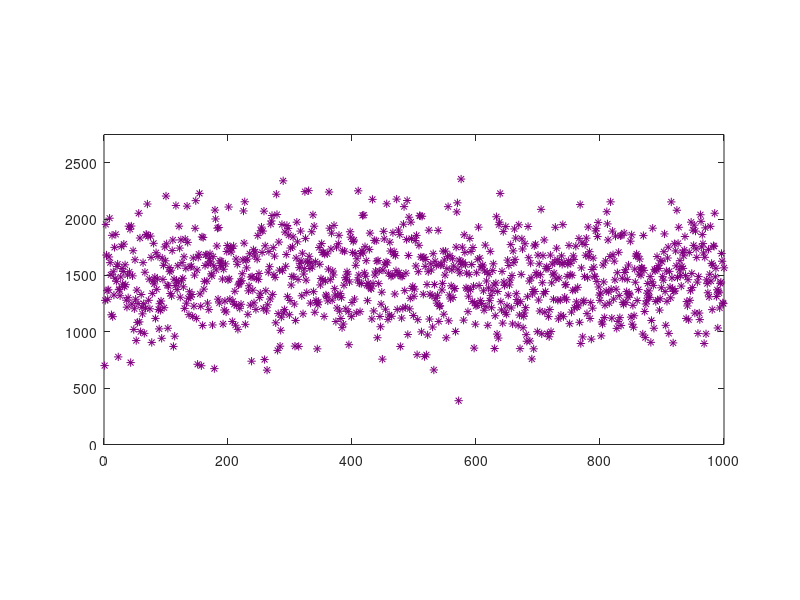

Write the MATLAB code that produced this figure. (Note: this script raises an error after producing the figure.)
clear;
rng(1);
data = random('Normal',1500,300,1,1000);
%data = 300*norminv(rand(1,1000)) + 1500;
%data = max(0,300*norminv(rand(1,1000)) + 1000);

color = [0.5,0,0.5];
figure('Name','Data Set')
plot(data,'*', 'Color',color);
a = axis();
a(3) = 0;
a(4) = a(4)*1.1;
axis(a);
pbaspect([2 1 1])


%%
% -------------------------------------------------------------------
figure('Name','Histogram')
h = histogram(data);
h.FaceColor = color;
h.FaceAlpha = 0.15;
grid on
pbaspect([2 1 1])


%%
% -------------------------------------------------------------------
% Generating a Cumulative Relative Frequency Plot with 
% Matlab's histcounts function.
figure('Name','Cumulative Relative Frequency Plot')
xMin = 300;
xMax = 2700;
[cc,xe] = histcounts(data, xMin:0.01:xMax, 'Normalization','cumcount');
xe = xe(1:length(xe)-1);
% plot(xe,cc,'b--','Linewidth',0.2)

plot(xe,cc,'.','Color',color)
axis([xMin, xMax, 0, max(cc)*1.1]);
grid on
pbaspect([2 1 1])

% Uncomment the following code, if you like to zoom into the graph to
% find the exact x-values of the data set (where the jumps occur).
%
% hold on
% ds = sort(data);
% plot(ds,1:length(ds), '.','MarkerSize',15,'Color',color);


%%
% -------------------------------------------------------------------
figure('Name','Quantiles')
% quantile function (as defined in the lecture)
x = sort(data);
n = length(x);
d = 1/n;

hold on
for i=1:n;
    plot1 = plot([(i-1)*d,i*d],[x(i),x(i)],'Color',color);
end
for i=1:n-1;
    plot([i*d],[(x(i)+x(i+1))/2],'.', 'Color',color,'MarkerSize', 5);
end
plot([0],[x(1)],'.', 'Color',color,'MarkerSize', 5);
plot([1],[x(n)],'.', 'Color',color,'MarkerSize', 5);

grid on
pbaspect([2 1 1])

% -------------------------------------------------------------------
% Matlab's quantile function uses linear interpolation
%
% x = 0:0.001:1;
% q = quantile(data,x);
% plot(x,q,'r--');
% 
% q = quantile(data,0:d:1);
% plot(0:d:1,q,'r*');


%%
% -------------------------------------------------------------------
figure
% boxplot(data,'orientation','horizontal')
% boxplot(data,'orientation','horizontal','boxstyle','filled')
boxplot(data,'orientation','horizontal','whisker',1000);
ax = axis();
ax(3) = 0.8;
ax(4) = 1.2;
axis(ax);
pbaspect([2 0.5 1])

data = sort(data);
fprintf('data(500):          %f\n', data(500));
fprintf('data(501):          %f\n', data(501));
fprintf('Median:             %f\n', (data(500)+data(501))/2);
fprintf('Median:             %f\n', median(data));
fprintf('1st Quartil:        %f\n', (data(250)+data(251))/2);
fprintf('1st Quartil:        %f\n', quantile(data,0.25));
fprintf('3rd Quartil:        %f\n', (data(750)+data(751))/2);
fprintf('3rd Quartil:        %f\n', quantile(data,0.75));

fprintf('Mean:               %f\n', mean(data));
fprintf('Variance:           %f\n', var(data));
fprintf('Standard Deviation: %f\n', std(data));
